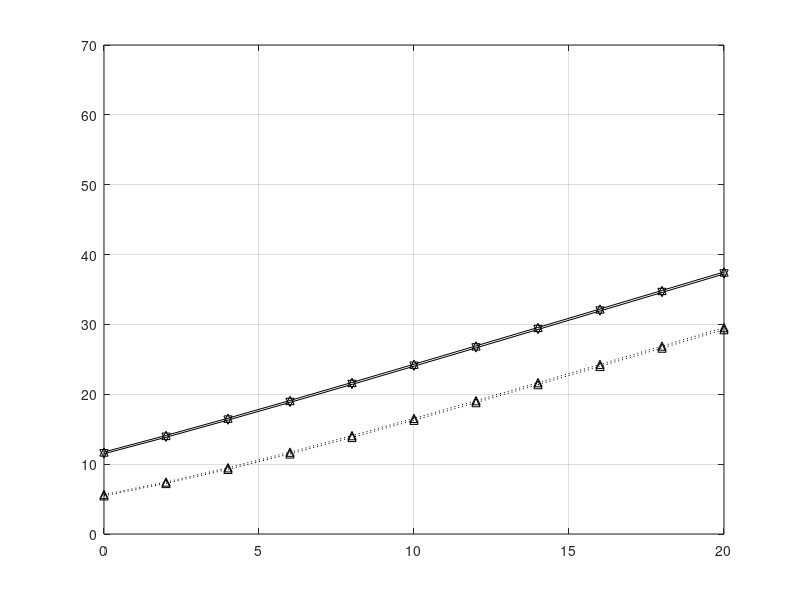

MATLAB code to generate this figure:
M = 4;
K = 100;
R_cell = 500;
R_ILA = 100;
SNR = linspace(0,20,11);
Pcb_average = 10.^(SNR/10);

C_cn_conventional = M*log2(1+Pcb_average*log2(K));
C_cn_ILA = M*log2(1+Pcb_average*log2(K*(1-R_ILA/R_cell)));

C_cn_conventional_RRS = M*log2(1+Pcb_average/M*log2(K));
C_cn_ILA_RRS = M*log2(1+Pcb_average/M*log2(K*(1-R_ILA/R_cell)));

plot(SNR,C_cn_conventional,'-^k');
hold on;
plot(SNR,C_cn_ILA,'-vk');
hold on;
plot(SNR,C_cn_conventional_RRS,':^k');
hold on;
plot(SNR,C_cn_ILA_RRS,':^k');
axis([0 20 0 70]);
grid on;